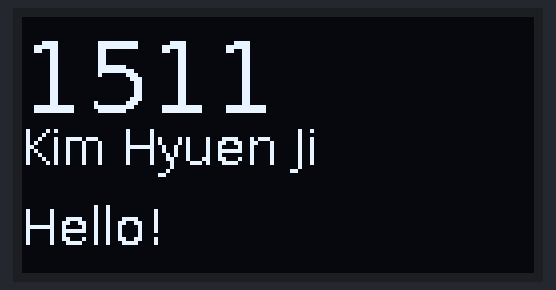
A program run on a simulated Raspberry Pi (BCM pin numbers). Parts: 128×64 one-colour display. At 0.1 s the program stops and its outputs stay as they are.

Above: at 0.2 s.

The program:

OLED.py
```python
import board
import digitalio
from PIL import Image, ImageDraw, ImageFont
import adafruit_ssd1306

# Setting some variables for our reset pin etc.
RESET_PIN = digitalio.DigitalInOut(board.D4)

# Very important... This lets py-gaugette 'know' what pins to use in order to reset the display
i2c = board.I2C()
oled = adafruit_ssd1306.SSD1306_I2C(128, 64, i2c, addr=0x3c, reset=RESET_PIN)

# Clear display.
oled.fill(0)
oled.show()

# Create blank image for drawing.
image = Image.new("1", (oled.width, oled.height))
draw = ImageDraw.Draw(image)

# Load a font in 2 different sizes.
font = ImageFont.truetype("/usr/share/fonts/truetype/dejavu/DejaVuSans.ttf", 25)
font2 = ImageFont.truetype("/usr/share/fonts/truetype/dejavu/DejaVuSans.ttf", 12)

# Draw the text
draw.text((0, 0), "1511", font=font, fill=255)
draw.text((0, 25), "Kim Hyuen Ji", font=font2, fill=255)
draw.text((0, 45), "Hello!", font=font2, fill=255)

# Display image
oled.image(image)
oled.show()
```
